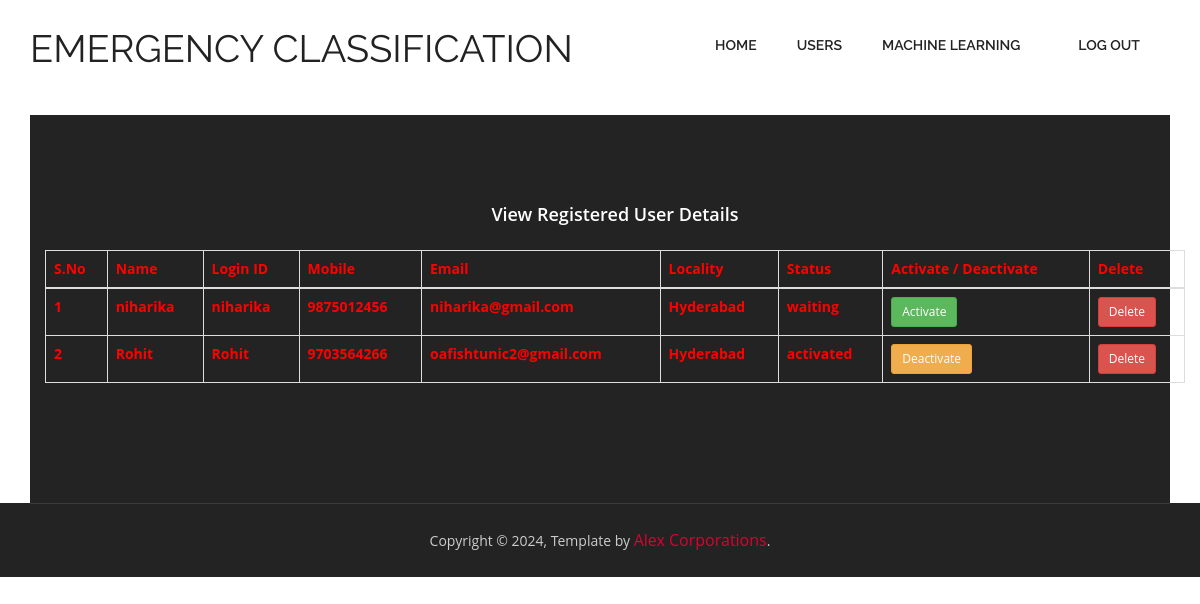
The page /AdmindeActivaUsers/?uid=2 on the database its author committed.
### users/models.py (models this page shows, shortened)
class UserRegistrationModel(models.Model):
    name = models.CharField(max_length=100)
    loginid = models.CharField(unique=True, max_length=100)
    password = models.CharField(max_length=100)
    mobile = models.CharField(unique=True, max_length=100)
    email = models.CharField(unique=True, max_length=100)
    locality = models.CharField(max_length=100)
    address = models.CharField(max_length=1000)
    city = models.CharField(max_length=100)
    state = models.CharField(max_length=100)
    status = models.CharField(max_length=100)
    class Meta:
        db_table = 'UserRegistrations'

### admins/views.py (the view)
# urls.py: path("AdmindeActivaUsers/", admins.AdmindeActivaUsers, name="AdmindeActivaUsers"),
def AdmindeActivaUsers(request):
    if request.method == 'GET':
        id = request.GET.get('uid')
        status = 'waiting'
        print("PID = ", id, status)
        UserRegistrationModel.objects.filter(id=id).update(status=status)
        data = UserRegistrationModel.objects.all()
        return render(request, 'admins/RegisteredUsers.html', {'data': data})

### assets/templates/admins/RegisteredUsers.html
{% extends 'admins/admin_base.html' %}
{% block contents %}
<section id="intro">
    <div class="container intro-text">
        <footer class="footer_wrapper" id="contact">
            <div class="container">
                <section class="page_section contact" id="contact">
                    <p>
                    <h3 align="center" style="color:white;">View Registered User Details</h3></p><br>
                    <table class="table table-bordered bg-light text-dark">
                        <thead>
                        <tr style="color:red;font-weight:bold;">
                            <th>S.No</th>
                            <th>Name</th>
                            <th>Login ID</th>
                            <th>Mobile</th>
                            <th>Email</th>
                            <th>Locality</th>
                            <th>Status</th>
                            <th>Activate / Deactivate</th>
                            <th>Delete</th>
                        </tr>
                        </thead>
                        <tbody>
                        {% for i in data %}
                        <tr style="color:red;font-weight:bold;">
                            <td>{{ forloop.counter }}</td>
                            <td>{{ i.name }}</td>
                            <td>{{ i.loginid }}</td>
                            <td>{{ i.mobile }}</td>
                            <td>{{ i.email }}</td>
                            <td>{{ i.locality }}</td>
                            <td>{{ i.status }}</td>
                            {% if i.status == 'waiting' %}
                                <td><a class="btn btn-success btn-sm" href="/AdminActivaUsers/?uid={{ i.id }}">Activate</a></td>
                            {% elif i.status == 'activated' %}
                                <td><a class="btn btn-warning btn-sm" href="/AdmindeActivaUsers/?uid={{ i.id }}">Deactivate</a></td>
                            {% endif %}
                            <td>
                                <a class="btn btn-danger btn-sm"
                                   href="/AdminDeleteUser/?uid={{ i.id }}"
                                   onclick="return confirm('Are you sure you want to delete this user?');">
                                   Delete
                                </a>
                            </td>
                        </tr>
                        {% endfor %}
                        </tbody>
                    </table>
                </section>
            </div>
        </footer>
    </div>
</section>
{% endblock %}

### assets/static/css/style.css (style rules this page uses)
a, a:hover, a:active { outline: 0px !important; }
body { background: #fff; font-family: 'Open Sans', sans-serif; font-size: 14px; font-weight: normal; color: #888888; margin: 0; }
h3 { font-family: 'Open Sans', sans-serif; font-weight: 600; color: #222222; font-size: 18px; margin: 0 0 5px 0; }
p { line-height: 24px; margin: 0; }
.page_section.contact { padding: 90px 0 100px; }
.footer_wrapper { background: #232323; }

### rows shown on the page
UserRegistrationModel: name "niharika", loginid "niharika", mobile "9875012456", email "niharika@gmail.com", locality "Hyderabad", status "waiting"
UserRegistrationModel: name "Rohit", loginid "Rohit", mobile "9703564266", email "oafishtunic2@gmail.com", locality "Hyderabad", status "activated"
